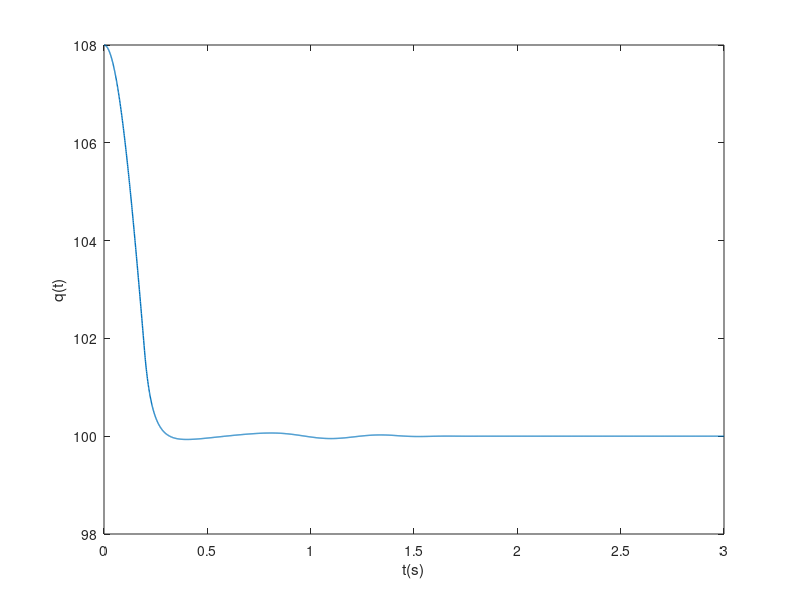
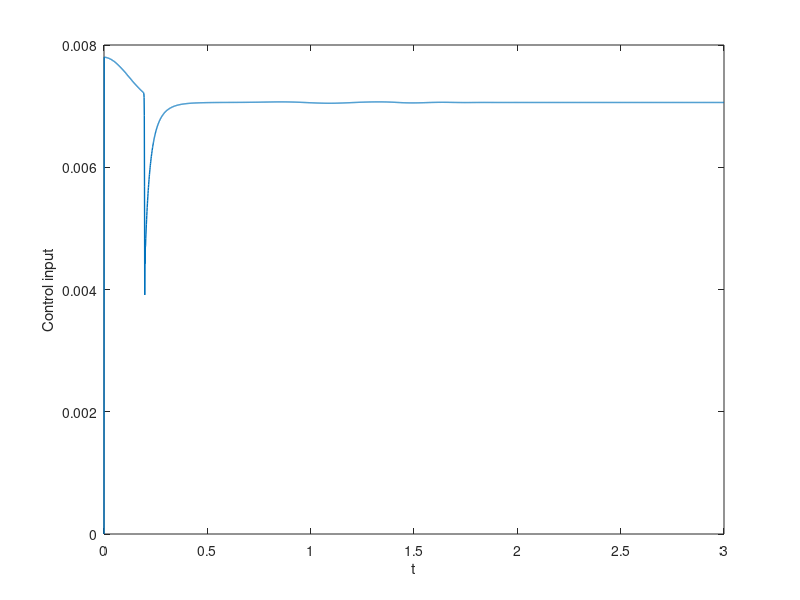
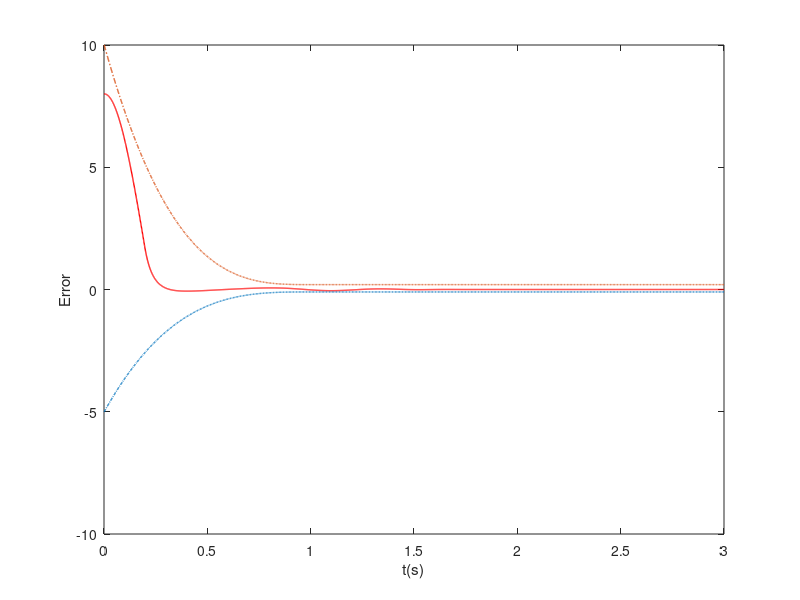

MATLAB code for these plots, in order:
 %论文 Arbitrary-Time Algorithom
 %《A Novel Congestion Controller With Prescribed Settling Time for TCP/AQM Network System》, 2022.

 clc;
 close all;
 clear;

 %定义时间间隔
 h=0.001;   %步 长选择为0.001；
 t=0;
 u=[];
 uu=[];
 ydd=[];
 NN=3000;  %运行时间设定为5秒

 %设计参数定义
 %Step 1
 deta1=20;
 ta=0.8;
 n=2;
 %Step 2
 deta2=30;

 %系统参数
 R=0.1;
 C=10000;
 N=100;

 %定义初值
 x0=[108;0];   %分别对应状态1，状态2，辅助函数状态，自适应律
 x=x0;
 x_10=108-100;
 xx=[];
 u0=0;

%控制器设计(后面的时刻可以表示为i*hh)
for i=1:NN
    %——————系统中变量定义a(i),b(i),f(i),g(i)——————
    cwnd(i)=R*(x(2,i)+C)/N;
    b1(i)=-0.12*log10(cwnd(i))+0.69;
    a1(i)=0.16*((cwnd(i))^0.8)*b1(i)/(2-b1(i));
    f(i)=N*a1(i)/R^2;
    g(i)=-b1(i)*(x(2,i)+C)^2/N;
    
    %——————定义期望队列长度——————
    qref(i)=100;
    qref_1(i)=0;   %期望队列长度的导数
    ydd=[100 qref];
    
    %——————定义队列跟踪误差——————
    e1(i)=x(1,i)-qref(i);
    e11=[x_10 e1];

    %——————Prescribed Performance Control——————
    %Prescribed Performance Function
    k=10;
    d=0.2;
    Tf=1;
    sigma=2.1;
    if t(i) < Tf
        xi(i)=(k-d) * (1-t(i)/Tf)^(sigma+1) + d;
    else
        xi(i)=d;
    end
    XI=[k, xi];

    %Derivative of Prescribed Performance Function
    if t(i)<Tf
        xi_1(i)=(k-d) * (1-t(i)/Tf)^(sigma) * (sigma+1) * (-1/Tf);
    else
        xi_1(i)=0;
    end
    if t(i)<Tf
        xi_2(i)=(k-d) * (1-t(i)/Tf)^(sigma-1) * (sigma+1) * sigma * (1/Tf)^2;
    else
        xi_2(i)=0;
    end

    %Error Transformation
    varphi=1;
    phi=0.5;
    rho(i)=e1(i)/xi(i);
    rho_1(i)=((x(2,i)-qref_1(i))*xi(i) - e1(i)*xi_1(i)) / (xi(i)^2);
    varsigma(i)=log((varphi*rho(i) + phi*varphi) / (phi*varphi - phi*rho(i)));
    A(i)=- ((phi+varphi)*rho(i)) / ((phi+rho(i)) * (varphi-rho(i))) * (xi_1(i)/xi(i));
    B(i)=(phi+varphi) / ((varphi+rho(i)) * (varphi-rho(i))) * (1/xi(i));

   %——————定义第一个误差z1——————
   z1(i)=varsigma(i);
   
   %——————虚拟控制律——————
   alpha_1(i)= - (A(i) - B(i)*qref_1(i) + deta1 * (exp(z1(i))-1) * (ta-t(i))^n) / B(i);
   
   %——————虚拟控制律的导数——————
   alpha1_z1(i)=-deta1 * (ta-t(i))^n / (B(i)*exp(z1(i)));
   alpha1_A(i)=-1/B(i);
   alpha1_B(i)=(A(i) + (deta1 * (exp(z1(i))-1) * (ta-t(i))^n) / (exp(z1(i)))) / (B(i)^2);
   alpha1_qref1(i)=1;
   alpha1_t(i)=(deta1 * n * (exp(z1(i))-1) * (ta-t(i))^(n-1)) / (B(i)*exp(z1(i)));
   A_rho(i)=-(xi_1(i) * (phi+varphi) * (rho(i)^2+phi*varphi)) / (xi(i) * (phi+rho(i))^2 * (varphi-rho(i))^2);
   A_xi(i)=(phi+varphi)*rho(i) / ((phi+rho(i)) * (varphi-rho(i))) * (xi_1(i)) / (xi(i)^2);
   A_xi1(i)=-(varphi+phi)*rho(i) / ((phi+rho(i)) * (varphi-rho(i))) * 1 / (xi(i));
   B_rho(i)=- 1 / xi(i) * ((phi+varphi) * (varphi-phi-2*rho(i))) / ((phi+rho(i))^2 * (varphi-rho(i))^2);
   B_xi(i)=-(phi+varphi) / ( (phi+rho(i)) * (varphi-rho(i)) ) * 1 / (xi(i)^2);
   Q1(i)=alpha1_z1(i) * ( A(i) + B(i) * (x(2,i)-qref_1(i)) );
   Q2(i)=( alpha1_A(i)*A_rho(i) + alpha1_B(i)*B_rho(i) ) * rho_1(i);
   Q3(i)=alpha1_A(i)*A_xi1(i)*xi_2(i);
   Q4(i)=( alpha1_A(i)*A_xi(i) + alpha1_B(i)*B_xi(i) )*xi_1(i);
   alpha1(i)=Q1(i) + Q2(i) + Q3(i) + Q4(i) + alpha1_qref1(i)*0 + alpha1_t(i);

   %——————定义第二个误差z2——————
   z2(i)=x(2,i)-alpha_1(i);
   
   %——————控制律——————
   u(i)=-( (deta2*(exp(z2(i))-1)*(ta-t(i))^n) / (exp(z2(i))) + B(i)*z1(i) + f(i) - alpha_1(i)) / g(i);
   uu=[u0 u];

   %计算下一步状态
   xx(1,i)=h*(x(2,i))+x(1,i);
   xx(2,i)=h*(f(i)+g(i)*u(i))+x(2,i);

   W(i)=R*(x(2,i)+C)/N;   %窗口大小
   WW=[0 W];
    
    %储存状态
    x=[x0 xx];     %按列分配，则行为对应的状态
    t=[t i*h];

end
   
 %绘图部分
 figure(1);   %队列长度
 plot(t,x(1,:),'lineWidth',1);
%  legend('x_1(t)')
 xlabel('t(s)');
 ylabel('q(t)');
 
 figure(2)
 plot(t,uu(1,:),'lineWidth',1);
 hold on;
%  ylim([-0.1,0.3]);
 xlabel('t');
 ylabel('Control input');
 
 figure(3)
 plot(t,e11,'r-','lineWidth',1);
 hold on;
 plot(t,-phi*XI,'-.','lineWidth',1);
 hold on;
 plot(t,varphi*XI,'-.','lineWidth',1);
 hold on;
%  ylim([-2,6]);
 xlabel('t(s)');
 ylabel('Error');

 
 
